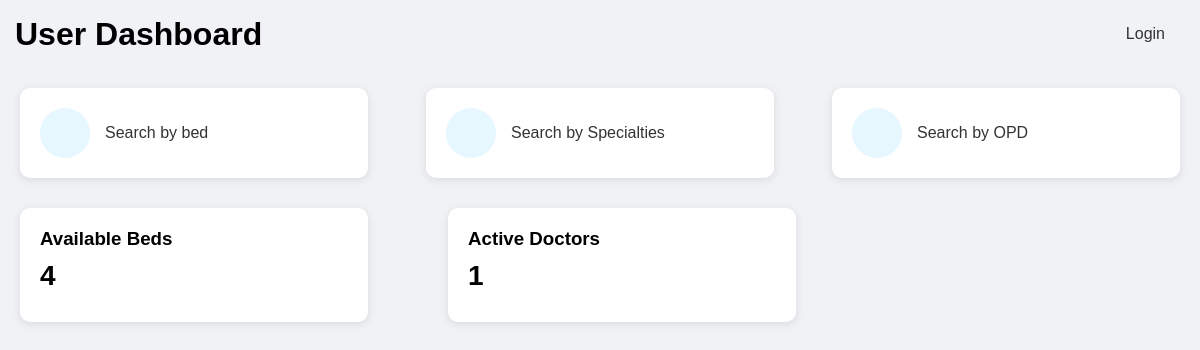
The page /user/ on the database as committed earlier.
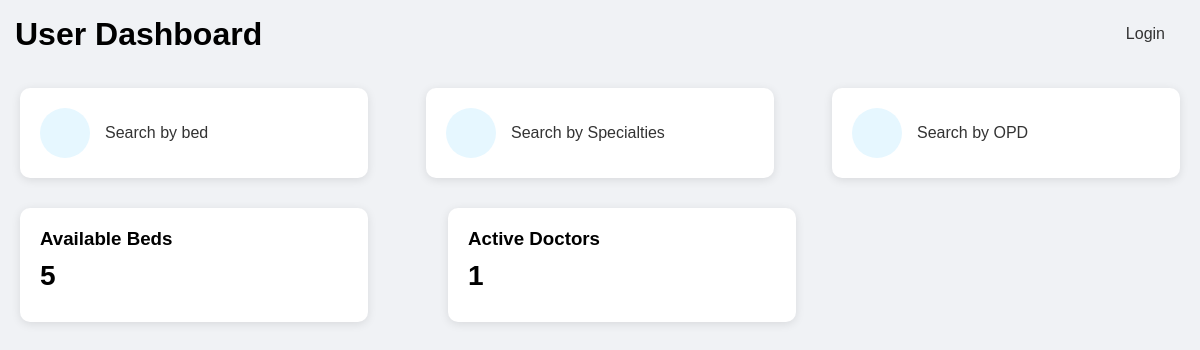
The same page on the database as committed later.
### opd/models.py (models this page shows, shortened)
class Opd(models.Model):
    owner = models.OneToOneField(Doctor, on_delete=models.CASCADE, related_name="opd")
    name = models.CharField("Name", max_length=255)
    no_of_beds = models.PositiveIntegerField("No of Beds", default=0)
    no_of_appointment = models.PositiveIntegerField("No of Appointment", default=0)
    created_at = models.DateTimeField(auto_now_add=True)
    id = models.UUIDField(
        default=uuid.uuid4, unique=True, primary_key=True, editable=False
    )

### user/views.py (the view, shortened to what this page needs)
# urls.py: path("", views.home_page, name="home_page"),
def home_page(request):
    is_user = check_user(request)
    count = None
    user_appointment_id = None
    query = appointment_count_and_id(request)
    if query is not None:
        count = query[0]
        user_appointment_id = query[1]
    context = {
        "total_beds_count": get_total_bed_count,
        "total_doctor_count": get_total_doctor_count,
        "total_appointment_count": get_total_appointment_count,
    }
    return render(request, "user/index.html", context)

### opd/utils.py (called while the page is built)
def get_total_bed_count():
    opds = Opd.objects.all()
    total_beds = 0
    for opd in opds:
        total_beds += opd.no_of_beds
    return total_beds

def get_total_doctor_count():
    return Doctor.objects.count()

### user/utils.py (called while the page is built)
def check_user(request):
    if request.user and request.user.groups.filter(name="Profile").exists():
        return request.user
    return None

### user/templates/user/index.html (shortened to what this page needs)
{% extends 'base.html' %}
{% load static %}
{% load user_tags %}
{% block css %}
<link rel="stylesheet" href="{% static 'styles/user.css' %}" />
{% endblock css %}
{% block content %}
<div class="dashboard-container">
  <header>
    <h1>User Dashboard</h1>
    <nav class="navbar">
      <div class="navbar-menu">
        <a href="{% url 'user:login' %}">Login</a>
      </div>
    </nav>
  </header>
  <main class="main-content">
    <div class="search-options">
      <a href="{% url 'user:bed_list' %}" class="search-card" style="text-decoration:none; color:inherit">
        <div class="icon-container">
        </div>
        <span>Search by bed</span>
      </a>
      <a href="{% url 'user:search_specialist'  %}" class="search-card" style="text-decoration: none; color: inherit;">
        <div class="icon-container">
        </div>
        <span>Search by Specialties</span>
      </a>
      <a href="{% url 'user:opd_list' %}" class="search-card" style="text-decoration: none; color: inherit;">
        <div class="icon-container">
        </div>
        <span>Search by OPD</span>
      </a>
    </div>
    <div class="quick-stats">
      <div class="stat-card">
        <h3>Available Beds</h3>
        <div class="stat-value">{{total_beds_count}}</div>
      </div>
      <div class="stat-card">
        <h3>Active Doctors</h3>
        <div class="stat-value">{{total_doctor_count}}</div>
      </div>
    </div>
  </main>
</div>
{% endblock content %}

Rows that differ between the two databases and show on the page:
removed Opd: no_of_beds "4"
added Opd: no_of_beds "5"
